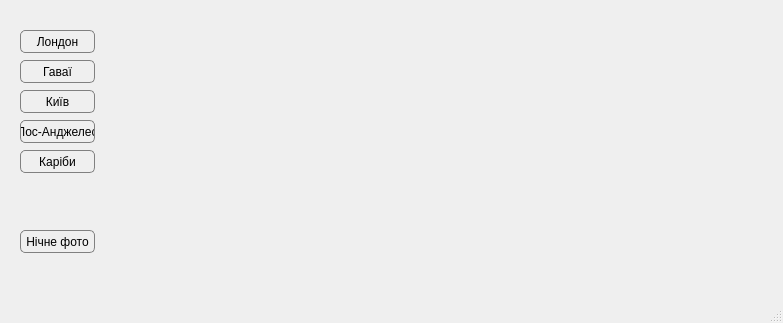
<?xml version="1.0" encoding="UTF-8"?>
<ui version="4.0">
 <class>MainWindow</class>
 <widget class="QMainWindow" name="MainWindow">
  <property name="geometry">
   <rect>
    <x>0</x>
    <y>0</y>
    <width>783</width>
    <height>323</height>
   </rect>
  </property>
  <property name="windowTitle">
   <string>MainWindow</string>
  </property>
  <widget class="QWidget" name="centralwidget">
   <widget class="QPushButton" name="HawaiButton">
    <property name="geometry">
     <rect>
      <x>20</x>
      <y>60</y>
      <width>75</width>
      <height>23</height>
     </rect>
    </property>
    <property name="styleSheet">
     <string notr="true">border: 1px solid grey;
border-radius: 5px;</string>
    </property>
    <property name="text">
     <string>Гаваї</string>
    </property>
   </widget>
   <widget class="QPushButton" name="KyivButton">
    <property name="geometry">
     <rect>
      <x>20</x>
      <y>90</y>
      <width>75</width>
      <height>23</height>
     </rect>
    </property>
    <property name="styleSheet">
     <string notr="true">border: 1px solid grey;
border-radius: 5px;</string>
    </property>
    <property name="text">
     <string>Київ</string>
    </property>
   </widget>
   <widget class="QPushButton" name="LAButton">
    <property name="geometry">
     <rect>
      <x>20</x>
      <y>120</y>
      <width>75</width>
      <height>23</height>
     </rect>
    </property>
    <property name="styleSheet">
     <string notr="true">border: 1px solid grey;
border-radius: 5px;</string>
    </property>
    <property name="text">
     <string>Лос-Анджелес</string>
    </property>
   </widget>
   <widget class="QLabel" name="label">
    <property name="geometry">
     <rect>
      <x>120</x>
      <y>10</y>
      <width>321</width>
      <height>281</height>
     </rect>
    </property>
    <property name="text">
     <string/>
    </property>
   </widget>
   <widget class="QLabel" name="label_2">
    <property name="geometry">
     <rect>
      <x>490</x>
      <y>30</y>
      <width>241</width>
      <height>211</height>
     </rect>
    </property>
    <property name="text">
     <string/>
    </property>
   </widget>
   <widget class="QPushButton" name="LONButton">
    <property name="geometry">
     <rect>
      <x>20</x>
      <y>30</y>
      <width>75</width>
      <height>23</height>
     </rect>
    </property>
    <property name="styleSheet">
     <string notr="true">border: 1px solid grey;
border-radius: 5px;
</string>
    </property>
    <property name="text">
     <string>Лондон</string>
    </property>
   </widget>
   <widget class="QPushButton" name="CarrButton">
    <property name="geometry">
     <rect>
      <x>20</x>
      <y>150</y>
      <width>75</width>
      <height>23</height>
     </rect>
    </property>
    <property name="styleSheet">
     <string notr="true">border: 1px solid grey;
border-radius: 5px;</string>
    </property>
    <property name="text">
     <string>Каріби</string>
    </property>
   </widget>
   <widget class="QLabel" name="fon_label">
    <property name="geometry">
     <rect>
      <x>-4</x>
      <y>-8</y>
      <width>791</width>
      <height>311</height>
     </rect>
    </property>
    <property name="text">
     <string/>
    </property>
   </widget>
   <widget class="QPushButton" name="NichnePhoto">
    <property name="geometry">
     <rect>
      <x>20</x>
      <y>230</y>
      <width>75</width>
      <height>23</height>
     </rect>
    </property>
    <property name="styleSheet">
     <string notr="true">border: 1px solid grey;
border-radius: 5px;</string>
    </property>
    <property name="text">
     <string>Нічне фото</string>
    </property>
   </widget>
   <zorder>fon_label</zorder>
   <zorder>HawaiButton</zorder>
   <zorder>KyivButton</zorder>
   <zorder>LAButton</zorder>
   <zorder>label</zorder>
   <zorder>label_2</zorder>
   <zorder>LONButton</zorder>
   <zorder>CarrButton</zorder>
   <zorder>NichnePhoto</zorder>
  </widget>
  <widget class="QMenuBar" name="menubar">
   <property name="geometry">
    <rect>
     <x>0</x>
     <y>0</y>
     <width>783</width>
     <height>21</height>
    </rect>
   </property>
  </widget>
  <widget class="QStatusBar" name="statusbar"/>
 </widget>
 <resources/>
 <connections/>
</ui>
